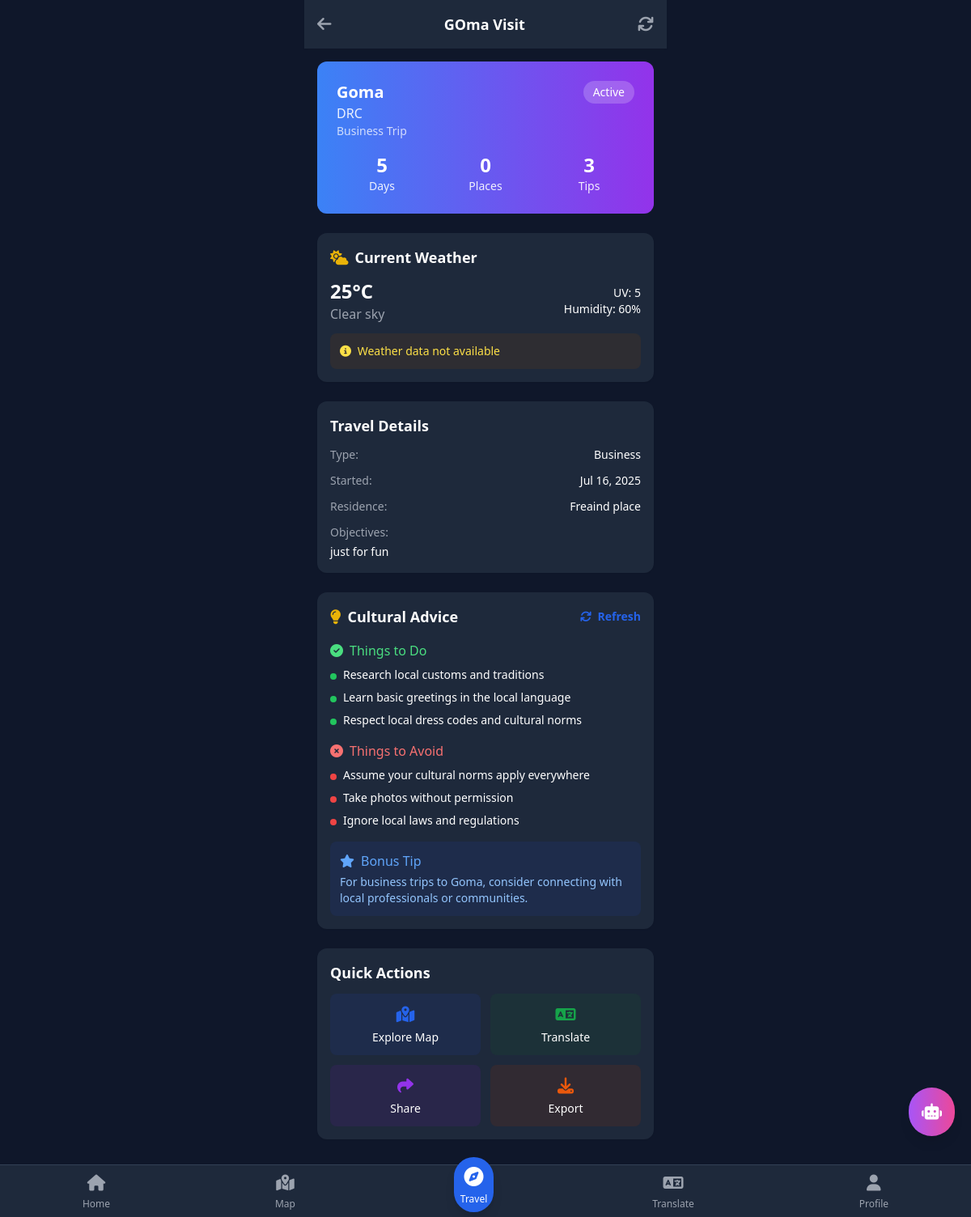
The page /travels/2/ (signed in) on the database its author committed.
### travels/models.py (models this page shows, shortened)
class Travel(models.Model):
    TRAVEL_TYPES = [
        ('business', 'Business'),
        ('scientific', 'Scientific'),
        ('vacation', 'Vacation'),
        ('pilgrimage', 'Pilgrimage'),
    ]
    user = models.ForeignKey(User, on_delete=models.CASCADE)
    name = models.CharField(max_length=100)
    country = models.CharField(max_length=100)
    city = models.CharField(max_length=100)
    travel_type = models.CharField(max_length=20, choices=TRAVEL_TYPES)
    start_date = models.DateField(default=timezone.now)
    residence = models.CharField(max_length=200, blank=True)
    objectives = models.TextField(blank=True)
    is_active = models.BooleanField(default=False)
    advice_data = models.JSONField(null=True, blank=True)
    is_synced = models.BooleanField(default=False)
    created_at = models.DateTimeField(auto_now_add=True)
    updated_at = models.DateTimeField(auto_now=True)
    class Meta:
        ordering = ['-created_at']
    def days_elapsed(self):
        return (timezone.now().date() - self.start_date).days
    def get_advice(self):
        if self.advice_data:
            return self.advice_data
        return {'do': [], 'dont': [], 'bonus': ''}

### travels/views.py (the view)
# urls.py: path('<int:travel_id>/', views.travel_detail, name='travel_detail'),
@login_required
def travel_detail(request, travel_id):
    travel = get_object_or_404(Travel, id=travel_id, user=request.user)
    destinations = QuickDestination.objects.filter(travel=travel)
    weather_data = get_weather_data(travel.city, travel.country)
    context = {
        'travel': travel,
        'destinations': destinations,
        'weather_data': weather_data,
        'destinations_count': destinations.count(),
        'days_elapsed': travel.days_elapsed(),
    }
    return render(request, 'travels/travel_detail.html', context)

### travels/services/weather_service.py (called while the page is built, shortened)
def get_weather_data(city, country):
    if not settings.OPENWEATHER_API_KEY:
        return {
            'temperature': 25,
            'humidity': 60,
            'description': 'Clear sky',
            'uv_index': 5,
            'advice': 'Weather data not available'
        }

### templates/travels/travel_detail.html (shortened to what this page needs)
{% extends 'base.html' %}
{% block content %}
<div class="max-w-md mx-auto">
    <header class="bg-white dark:bg-slate-800 p-4 shadow-sm theme-transition flex justify-between items-center">
        <a href="{% url 'travel_list' %}" class="text-gray-600 hover:text-gray-800 dark:text-gray-400 dark:hover:text-gray-200">
            <i class="fas fa-arrow-left text-xl"></i>
        </a>
        <h1 class="text-lg font-bold">{{ travel.name }}</h1>
        <button onclick="refreshAdvice()" class="text-gray-600 hover:text-gray-800 dark:text-gray-400 dark:hover:text-gray-200">
            <i class="fas fa-sync text-xl"></i>
        </button>
    </header>
    <div class="p-4 space-y-6">
        <div class="bg-gradient-to-r from-blue-500 to-purple-600 text-white rounded-xl p-6">
            <div class="flex justify-between items-start mb-4">
                <div>
                    <h2 class="text-xl font-bold">{{ travel.city }}</h2>
                    <p class="opacity-90">{{ travel.country }}</p>
                    <p class="text-sm opacity-75">{{ travel.get_travel_type_display }} Trip</p>
                </div>
                {% if travel.is_active %}
                <span class="bg-white/20 px-3 py-1 rounded-full text-sm font-medium">
                    Active
                </span>
                {% endif %}
            </div>
            <div class="grid grid-cols-3 gap-4 text-center">
                <div>
                    <p class="text-2xl font-bold">{{ days_elapsed }}</p>
                    <p class="text-sm opacity-90">Days</p>
                </div>
                <div>
                    <p class="text-2xl font-bold">{{ destinations_count }}</p>
                    <p class="text-sm opacity-90">Places</p>
                </div>
                <div>
                    <p class="text-2xl font-bold">{{ travel.get_advice.do|length }}</p>
                    <p class="text-sm opacity-90">Tips</p>
                </div>
            </div>
        </div>
        {% if weather_data %}
        <div class="bg-white dark:bg-slate-800 rounded-xl p-4 shadow-sm">
            <h3 class="font-semibold text-lg mb-3 flex items-center">
                <i class="fas fa-cloud-sun text-yellow-500 mr-2"></i>
                Current Weather
            </h3>
            <div class="flex justify-between items-center">
                <div>
                    <p class="text-2xl font-bold">{{ weather_data.temperature|floatformat:0 }}°C</p>
                    <p class="text-gray-600 dark:text-gray-400">{{ weather_data.description }}</p>
                </div>
                <div class="text-right">
                    <p class="text-sm">UV: {{ weather_data.uv_index|floatformat:0 }}</p>
                    <p class="text-sm">Humidity: {{ weather_data.humidity|floatformat:0 }}%</p>
                </div>
            </div>
            {% if weather_data.advice %}
            <div class="mt-3 p-3 bg-yellow-50 dark:bg-yellow-900/20 rounded-lg">
                <p class="text-sm text-yellow-800 dark:text-yellow-300">
                    <i class="fas fa-info-circle mr-1"></i>
                    {{ weather_data.advice }}
                </p>
            </div>
            {% endif %}
        </div>
        {% endif %}
        <div class="bg-white dark:bg-slate-800 rounded-xl p-4 shadow-sm">
            <h3 class="font-semibold text-lg mb-3">Travel Details</h3>
            <div class="space-y-3 text-sm">
                <div class="flex justify-between">
                    <span class="text-gray-600 dark:text-gray-400">Type:</span>
                    <span class="font-medium">{{ travel.get_travel_type_display }}</span>
                </div>
                <div class="flex justify-between">
                    <span class="text-gray-600 dark:text-gray-400">Started:</span>
                    <span class="font-medium">{{ travel.start_date|date:"M d, Y" }}</span>
                </div>
                {% if travel.residence %}
                <div class="flex justify-between">
                    <span class="text-gray-600 dark:text-gray-400">Residence:</span>
                    <span class="font-medium">{{ travel.residence }}</span>
                </div>
                {% endif %}
                {% if travel.objectives %}
                <div>
                    <span class="text-gray-600 dark:text-gray-400">Objectives:</span>
                    <p class="mt-1">{{ travel.objectives }}</p>
                </div>
                {% endif %}
            </div>
        </div>
        {% if travel.get_advice %}
        <div class="bg-white dark:bg-slate-800 rounded-xl p-4 shadow-sm">
            <h3 class="font-semibold text-lg mb-4 flex items-center">
                <i class="fas fa-lightbulb text-yellow-500 mr-2"></i>
                Cultural Advice
                <button onclick="refreshAdvice()" class="ml-auto text-sm text-primary-600 hover:text-primary-700">
                    <i class="fas fa-sync mr-1"></i> Refresh
                </button>
            </h3>
            {% if travel.get_advice.do %}
            <div class="mb-4">
                <h4 class="font-medium text-green-700 dark:text-green-400 mb-2">
                    <i class="fas fa-check-circle mr-2"></i>Things to Do
                </h4>
                <div class="space-y-2">
                    {% for tip in travel.get_advice.do %}
                    <div class="flex items-start space-x-2">
                        <div class="w-2 h-2 bg-green-500 rounded-full mt-2 flex-shrink-0"></div>
                        <p class="text-sm">{{ tip }}</p>
                    </div>
                    {% endfor %}
                </div>
            </div>
            {% endif %}
            {% if travel.get_advice.dont %}
            <div class="mb-4">
                <h4 class="font-medium text-red-700 dark:text-red-400 mb-2">
                    <i class="fas fa-times-circle mr-2"></i>Things to Avoid
                </h4>
                <div class="space-y-2">
                    {% for tip in travel.get_advice.dont %}
                    <div class="flex items-start space-x-2">
                        <div class="w-2 h-2 bg-red-500 rounded-full mt-2 flex-shrink-0"></div>
                        <p class="text-sm">{{ tip }}</p>
                    </div>
                    {% endfor %}
                </div>
            </div>
            {% endif %}
            {% if travel.get_advice.bonus %}
            <div class="bg-blue-50 dark:bg-blue-900/20 p-3 rounded-lg">
                <h4 class="font-medium text-blue-700 dark:text-blue-400 mb-1">
                    <i class="fas fa-star mr-2"></i>Bonus Tip
                </h4>
                <p class="text-sm text-blue-800 dark:text-blue-300">{{ travel.get_advice.bonus }}</p>
            </div>
            {% endif %}
        </div>
        {% endif %}
        <div class="bg-white dark:bg-slate-800 rounded-xl p-4 shadow-sm">
            <h3 class="font-semibold text-lg mb-3">Quick Actions</h3>
            <div class="grid grid-cols-2 gap-3">
                <a href="{% url 'map' %}" class="flex flex-col items-center p-3 bg-blue-50 dark:bg-blue-900/20 rounded-lg hover:bg-blue-100 dark:hover:bg-blue-900/30">
                    <i class="fas fa-map-marked-alt text-blue-600 text-xl mb-1"></i>
                    <span class="text-sm font-medium">Explore Map</span>
                </a>
                <a href="{% url 'translate' %}" class="flex flex-col items-center p-3 bg-green-50 dark:bg-green-900/20 rounded-lg hover:bg-green-100 dark:hover:bg-green-900/30">
                    <i class="fas fa-language text-green-600 text-xl mb-1"></i>
                    <span class="text-sm font-medium">Translate</span>
                </a>
                <button onclick="shareTravel()" class="flex flex-col items-center p-3 bg-purple-50 dark:bg-purple-900/20 rounded-lg hover:bg-purple-100 dark:hover:bg-purple-900/30">
                    <i class="fas fa-share text-purple-600 text-xl mb-1"></i>
                    <span class="text-sm font-medium">Share</span>
                </button>
                <button onclick="exportTravel()" class="flex flex-col items-center p-3 bg-orange-50 dark:bg-orange-900/20 rounded-lg hover:bg-orange-100 dark:hover:bg-orange-900/30">
                    <i class="fas fa-download text-orange-600 text-xl mb-1"></i>
                    <span class="text-sm font-medium">Export</span>
                </button>
            </div>
        </div>
    </div>
</div>
{% endblock %}

### templates/base.html (style rules this page uses)
.theme-transition { transition: background-color 0.3s ease, color 0.3s ease; }

### rows shown on the page
Travel: name "GOma Visit", city "Goma", country "DRC", travel_type "Business", get_advice.do|length "3", start_date "Jul 16, 2025", residence "Freaind place", objectives "just for fun", get_advice.bonus "For business trips to Goma, consider connecting with local professionals or communities."

### other values the page prints
{{ days_elapsed }} "5"
{{ destinations_count }} "0"
{{ weather_data.temperature|floatformat:0 }} "25"
{{ weather_data.description }} "Clear sky"
{{ weather_data.uv_index|floatformat:0 }} "5"
{{ weather_data.humidity|floatformat:0 }} "60"
{{ weather_data.advice }} "Weather data not available"
{{ tip }} "Research local customs and traditions" "Learn basic greetings in the local language" "Respect local dress codes and cultural norms"
{{ tip }} "Assume your cultural norms apply everywhere" "Take photos without permission" "Ignore local laws and regulations"
